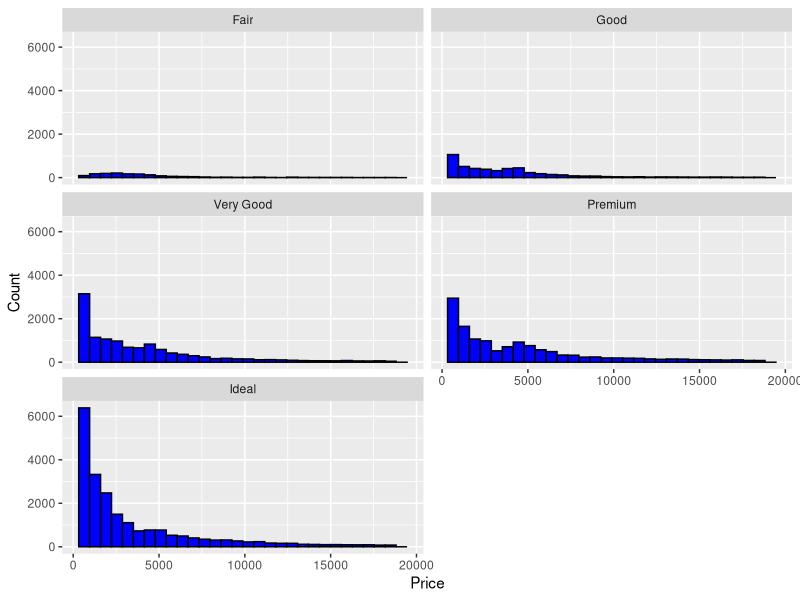

This chart was generated by the following R code:
# Create a histogram of the price of
# all the diamonds in the diamond data set.

# TYPE YOUR CODE BELOW THE LINE
# =======================================

library("ggplot2")
data("diamonds")

plot <- ggplot(diamonds, aes(x = price)) + 
  geom_histogram(color = "Black", fill = "Blue") + 
  facet_wrap(~cut, ncol = 2) + 
  ylab("Count") +
  xlab("Price")

print(plot)